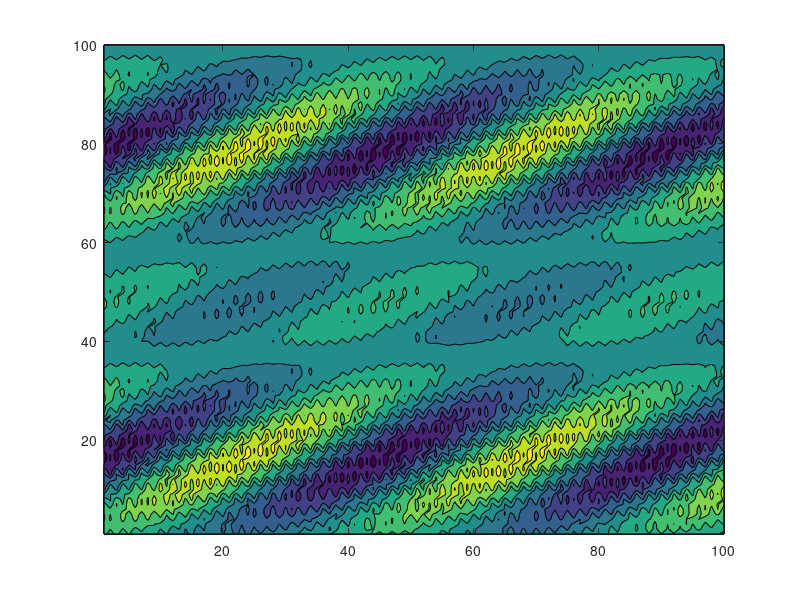

Reproduce this figure in MATLAB. (Note: this script raises an error after producing the figure.)
clear all
close all
clc

x = linspace(0,10,100);
t = linspace(0,100,100);
U = zeros(length(x));

varepsilon1 = 10^-8;
varepsilon2 = 10^-7;

for i=1:length(x)
    for j=1:length(t)
        X = x(i); T = t(j);
        U(i,j) = (0.5 + sin(X)) * (2*cos(2*X - (2*pi/45)*T) + 0.5*cos(10*X - sqrt(10)*T));
    end
end

contourf(U)

[Vreconst,Modes,Amplitudes,Amplitudesx,GrowthRatex,Frequencyx,Amplitudest,GrowthRatet,Frequencyt]=...
CalculateDMDdSdT(10,1,x,t,U,varepsilon1,varepsilon2);
figure

contourf(abs(Vreconst))
shading('interp')
colormap(jet)